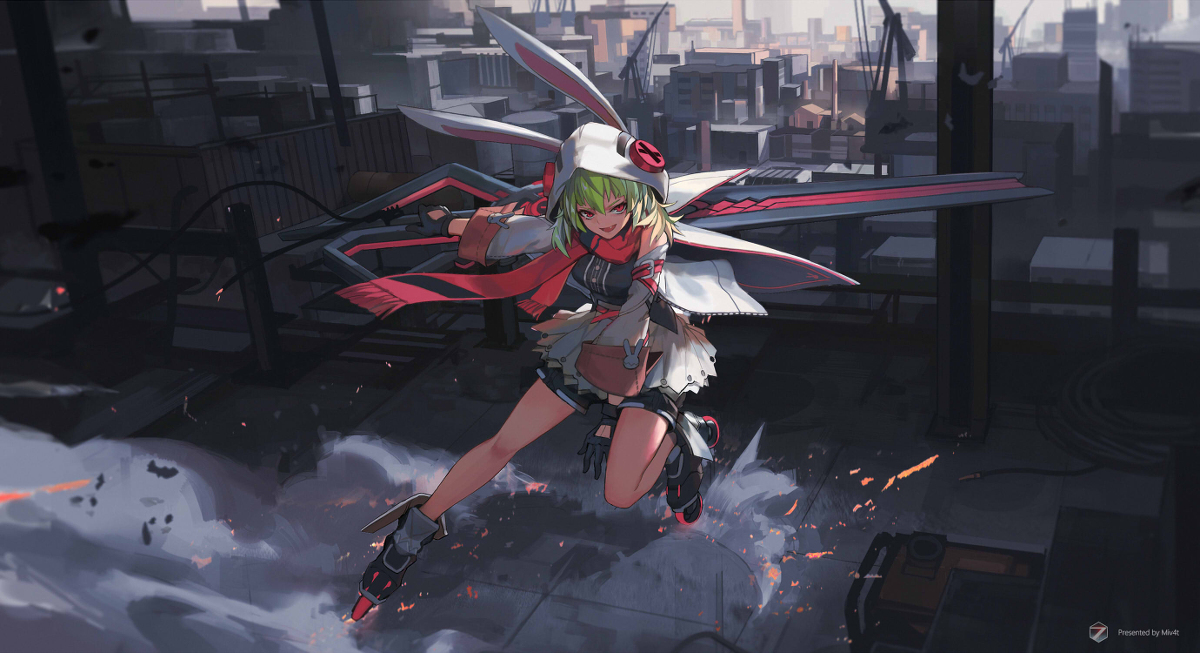
#> input picture Payload 01/TC.jpg, 1200 x 653 px
$ python TC2GS.py
#> lines starting #> are read from the running program, lines starting #| are printed output that depends on the picture
import cv2
cv2.namedWindow("Color Image")
im = cv2.imread('TC.jpg')
#> im is the input picture: shape (653, 1200, 3); mean B, G, R 72.7, 62, 63.7
gray = cv2.cvtColor(im, cv2.COLOR_BGR2GRAY)
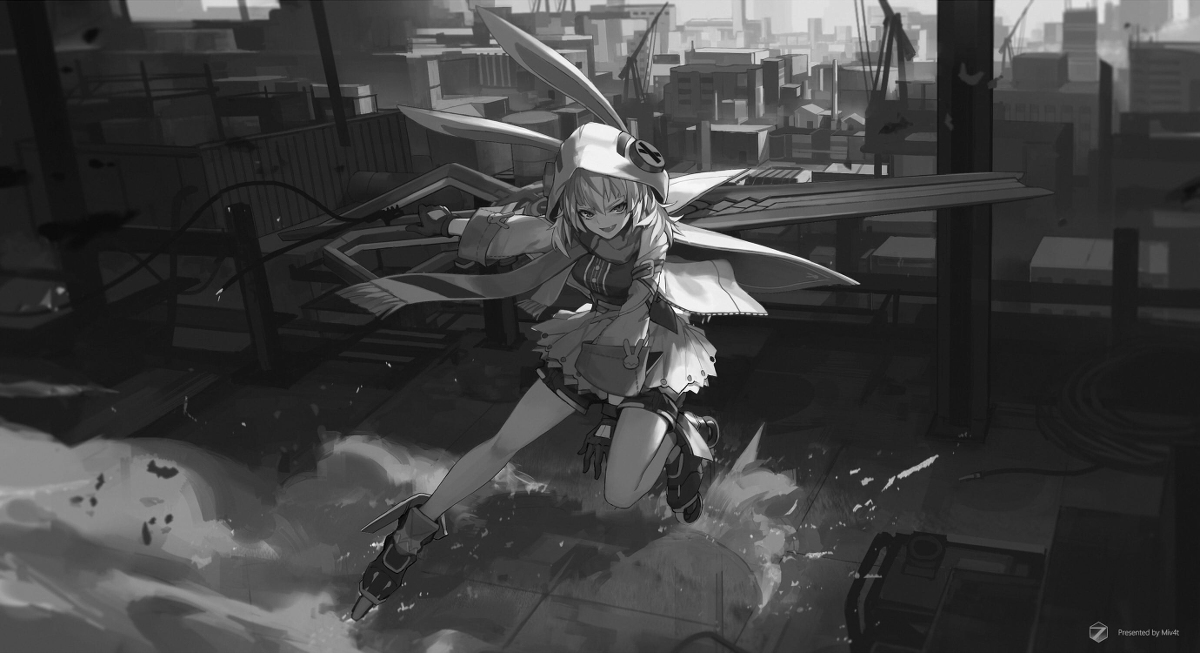
#> gray: shape (653, 1200); min 0, max 255, mean 63.8
cv2.imwrite('GS.png', gray)
cv2.imshow("Color Image", im)
cv2.waitKey(0)
cv2.destroyAllWindows()
